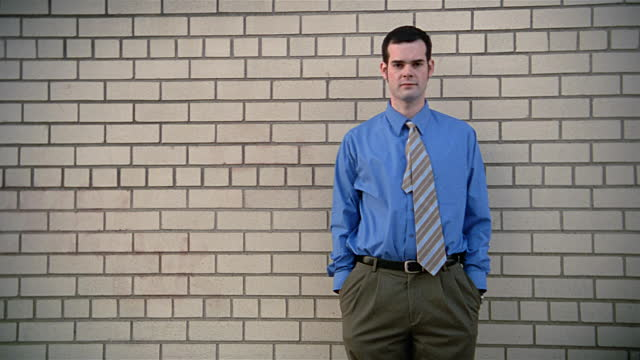
%> input picture wall_person.jpg, 640 x 360 px
$ octave algo_1_planar.m   (GNU Octave 9; MATLAB toolbox functions it lacks are replaced by stand-ins)
%> lines starting %> are read from the running program, lines starting %| are printed output that depends on the picture
%% Load Image
clear;
clc;
img = double(imread('wall_person.jpg'));
img = imresize(img,[100,125]);
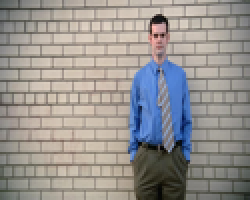
%> img: size 100x125x3 double (shown 2 times larger); mean R, G, B 135.6, 132.5, 129.8; drawn with min black and max white
rows = size(img,1);
%> rows = 100
cols=size(img,2);
%> cols = 125
data = reshape(img,size(img,1)*size(img,2),3);
clear distance depth loc;
N = rows*cols;
%> N = 12500
n = 5; % Number of points to build model
K = 4; % Define K

cluster = kmeans(data,K);
figure
pixel_labels = reshape(cluster,rows,cols);
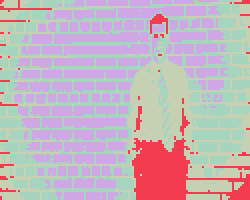
%> pixel_labels: size 100x125 double (shown 2 times larger); 4 distinct labels, from 1 to 4; one colour per label, 0 black
imshow(pixel_labels,[]), title('image labeled by k-means');

%%
% Here comes the part of cluster initialisation
% Build P matrix.
num_column = 10; % Here we can see that number of columns are very small in comparision ti Nc
P=[];
pj=zeros(N,1);
for it=1:num_column
    r =randi([1,N],1,n);
    points = data(r,:); % n points from data which will make my model
%> (the run ends here)

$ run again, with kinect_depth_image.jpg copied over wall_person.jpg
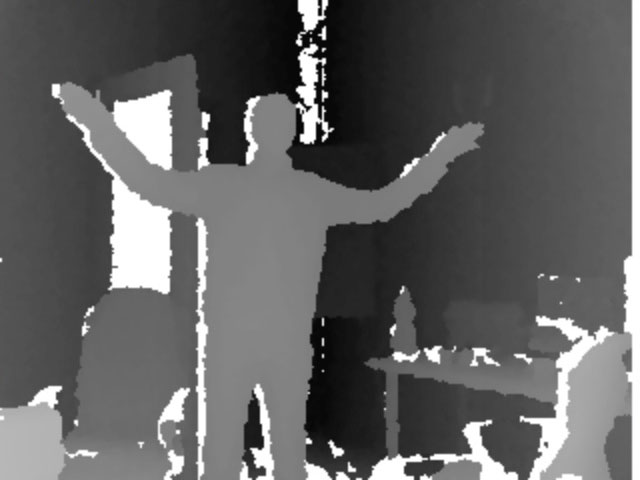
%> input picture kinect_depth_image.jpg, 640 x 480 px
%> `img = imresize(img,[100,125]);`:
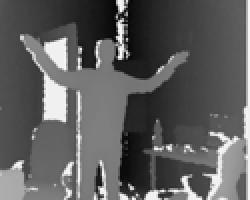
%> img: size 100x125x3 double (shown 2 times larger); mean R, G, B 97.7, 97.7, 97.7; drawn with min black and max white
%> `pixel_labels = reshape(cluster,rows,cols);`:
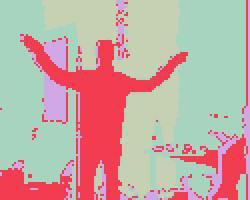
%> pixel_labels: size 100x125 double (shown 2 times larger); 4 distinct labels, from 1 to 4; one colour per label, 0 black

$ run again, with sajal_bed.jpg copied over wall_person.jpg
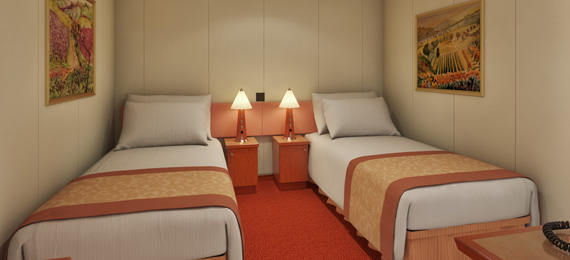
%> input picture sajal_bed.jpg, 570 x 260 px
%> `img = imresize(img,[100,125]);`:
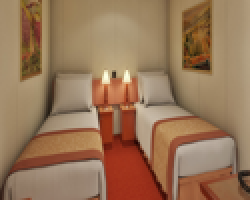
%> img: size 100x125x3 double (shown 2 times larger); mean R, G, B 152.3, 118.2, 88.4
%> `pixel_labels = reshape(cluster,rows,cols);`:
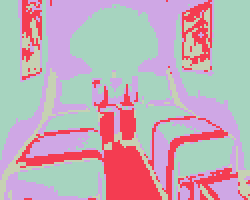
%> pixel_labels: size 100x125 double (shown 2 times larger); 4 distinct labels, from 1 to 4; one colour per label, 0 black
